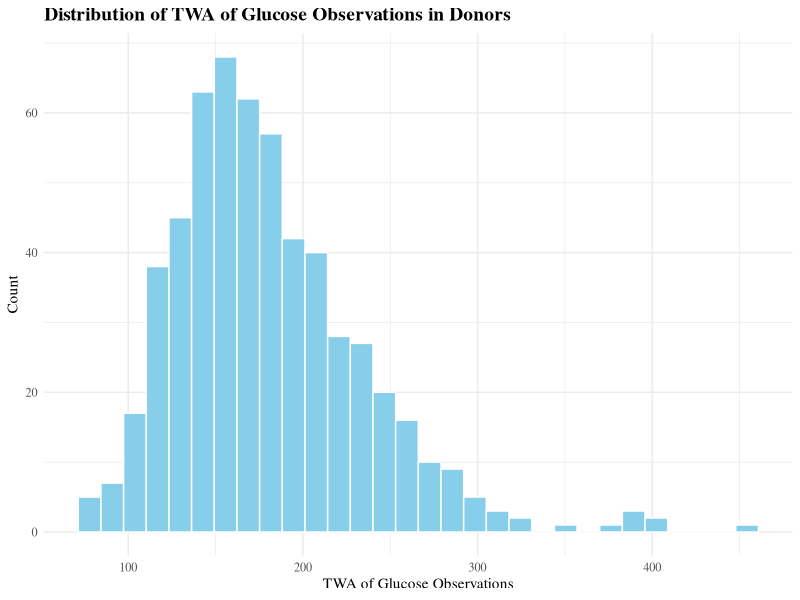
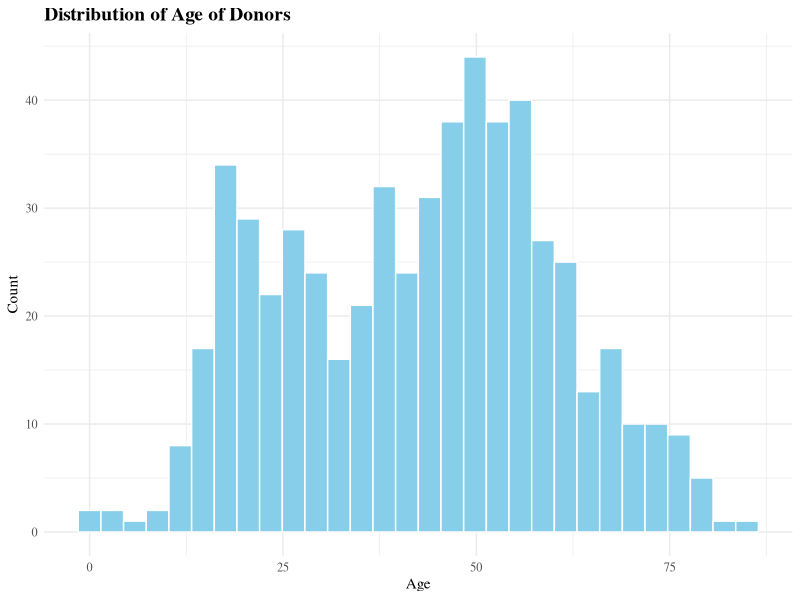

Reproduce these figures in R, in order.
## ---- chunk 1
library(tidyverse)
theme_set(theme_minimal())
## ---- chunk 2
library(tidyverse)
library(knitr)
data <- read_csv("DonorHyperglycemia.csv")
data$d_genderf <- factor(data$d_genderf, levels = c(0, 1), labels = c("Male", "Female"))
data$hemo_instability <- ifelse(data$hemo_instability == 0, "No", "Yes")
data <- data |>
  rename(glucose_TWA = glutwa, donor_age = d_age, donor_gender = d_genderf, recipient_calc_MELD = r_meld_calc, delayed_liver_function = delayed_fn)
## ---- chunk 3
instability <- data |>
group_by(hemo_instability) |>
summarize(Observations = n()) |>
arrange(desc(Observations))

kable(instability, format = "html", caption = "<span style='font-size:18px;'>Number of Donors by Hemodynamic Instability</span>")
## ---- chunk 4
data |>
  ggplot(aes(x = glucose_TWA)) +
  geom_histogram(color = "white", fill = "skyblue") +
  labs(title = "Distribution of TWA of Glucose Observations in Donors", x = "TWA of Glucose Observations", y = "Count") +
  theme_minimal(base_family = "serif") +
  theme(plot.title = element_text(size = 14, face = "bold"))
## ---- chunk 5
data |>
  ggplot(aes(x = donor_age)) +
  geom_histogram(color = "white", fill = "skyblue") +
  labs(title = "Distribution of Age of Donors", x = "Age", y = "Count") +
  theme_minimal(base_family = "serif") +
  theme(plot.title = element_text(size = 14, face = "bold"))
## ---- chunk 6
m1 <- glm(delayed_liver_function ~ glucose_TWA + donor_age + donor_gender + recipient_calc_MELD + hemo_instability, 
          data = data,
          family = "binomial")

summary(m1)
